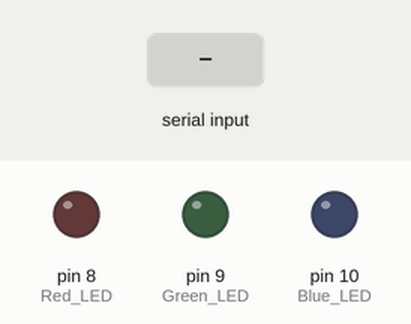
Recording of a sketch running on a simulated Arduino Uno, built with avr-gcc and run on an emulated ATmega328P. Parts: output pins drawn as LEDs (lit = HIGH). Inputs (shaded band) come from the test bench.

Above: at 1.2 s.
1.3 s: "r" received over Serial
At 2.2 s:
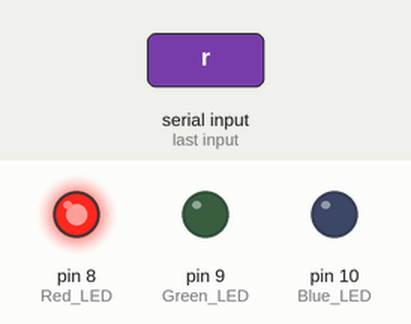
2.8 s: "g" received over Serial
At 3.3 s:
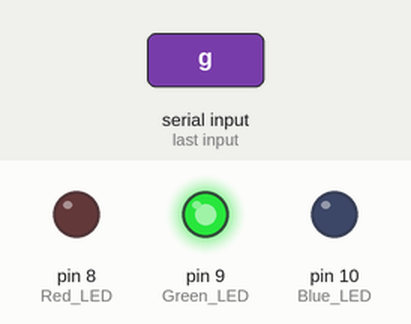
4.3 s: "b" received over Serial
At 5.5 s:
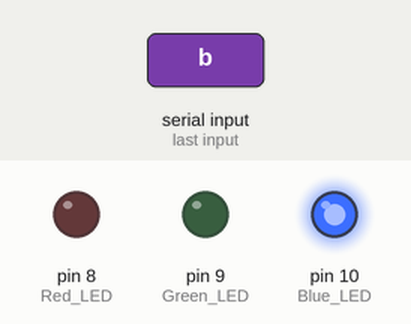
5.8 s: "1" received over Serial
At 6.8 s:
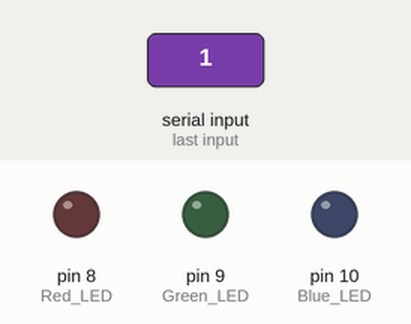
Timing chart, 0 to 8.3 s (numbered marks = the images above; inputs shaded):
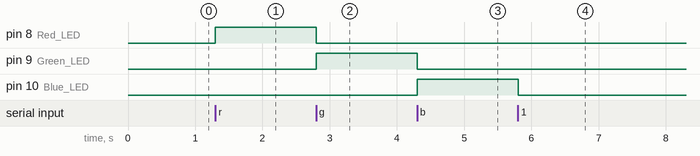

The sketch:

Turn_ON_LED_Based_on_colour_if_statement.ino
```cpp
void setup()
{
  Serial.begin(9600);
  pinMode(8, OUTPUT);   // Red LED
  pinMode(9, OUTPUT);   // Green LED
  pinMode(10, OUTPUT);   // Blue LED
}
void loop()
{
  if (Serial.available())
  {
    char val = Serial.read();
    digitalWrite(8, LOW);
    digitalWrite(9, LOW);
    digitalWrite(10, LOW);

    if (val == 'r')
    {
      digitalWrite(8, HIGH);
    }
    else if (val == 'g')
    {
      digitalWrite(9, HIGH);
    }
    else if (val == 'b')
    {
      digitalWrite(10, HIGH);
    }
  }
}
```

Measured:
- after the input at 1.3 s, pin 8 (Red_LED): LOW → HIGH at once
- after the input at 2.8 s, pin 8 (Red_LED): HIGH → LOW at once; pin 9 (Green_LED): LOW → HIGH at once
- after the input at 4.3 s, pin 9 (Green_LED): HIGH → LOW at once; pin 10 (Blue_LED): LOW → HIGH at once
- after the input at 5.8 s, pin 10 (Blue_LED): HIGH → LOW at once
